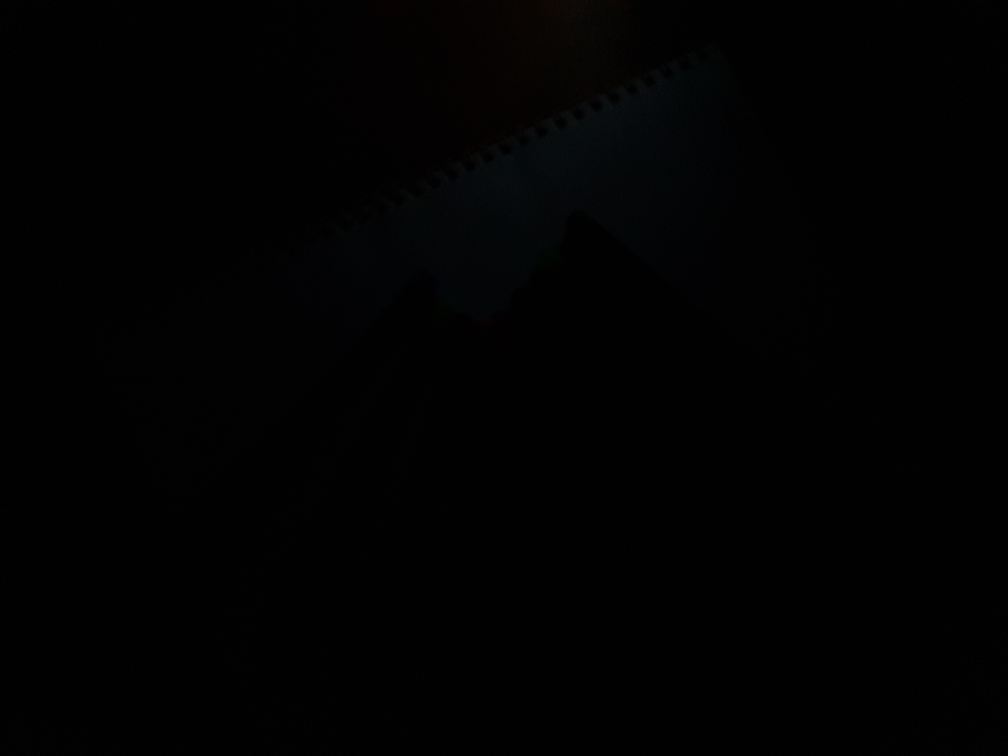
#> input picture shutter_speeds/1_16000.jpg, 4032 x 3024 px (shown at 1/4 size); the run also reads 1 picture not shown here
$ python shutterspeed.py
#> lines starting #> are read from the running program, lines starting #| are printed output that depends on the picture
# -*- coding: utf-8 -*-
"""
Created on Thu Oct  7 19:19:15 2021

@author: umeshika
"""
#import the libraries
from datetime import datetime
import numpy as np
from skimage.io import imread
import matplotlib.pyplot as plt

#The variable is create to get the starting time when the code is run
starttime=datetime.now()
#load the images
imgs = imread('1_16000.jpg')
#> imgs is the input picture: shape (3024, 4032, 3); mean R, G, B 1.7, 1.7, 1.8
imgs1 = imread('2_12000.jpg')
imgs2 = imread('3_2000.jpg')
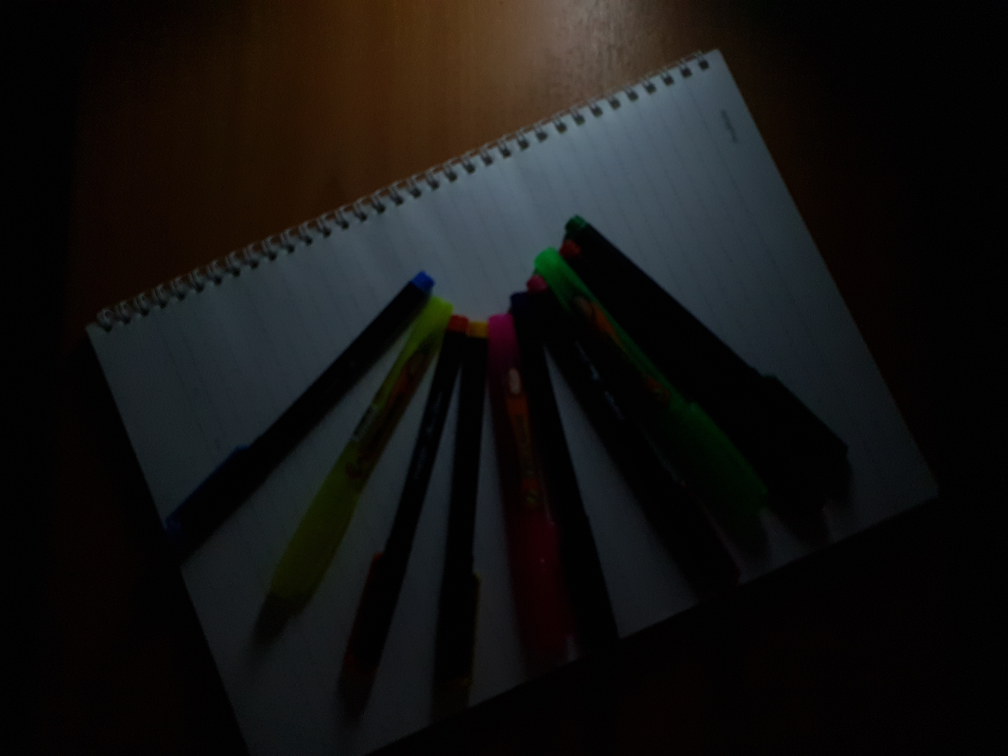
#> input picture shutter_speeds/3_2000.jpg, 4032 x 3024 px (shown at 1/4 size)
#> imgs2 is the input picture: shape (3024, 4032, 3); mean R, G, B 19.9, 19.1, 18
imgs3 = imread('4_1000.jpg')
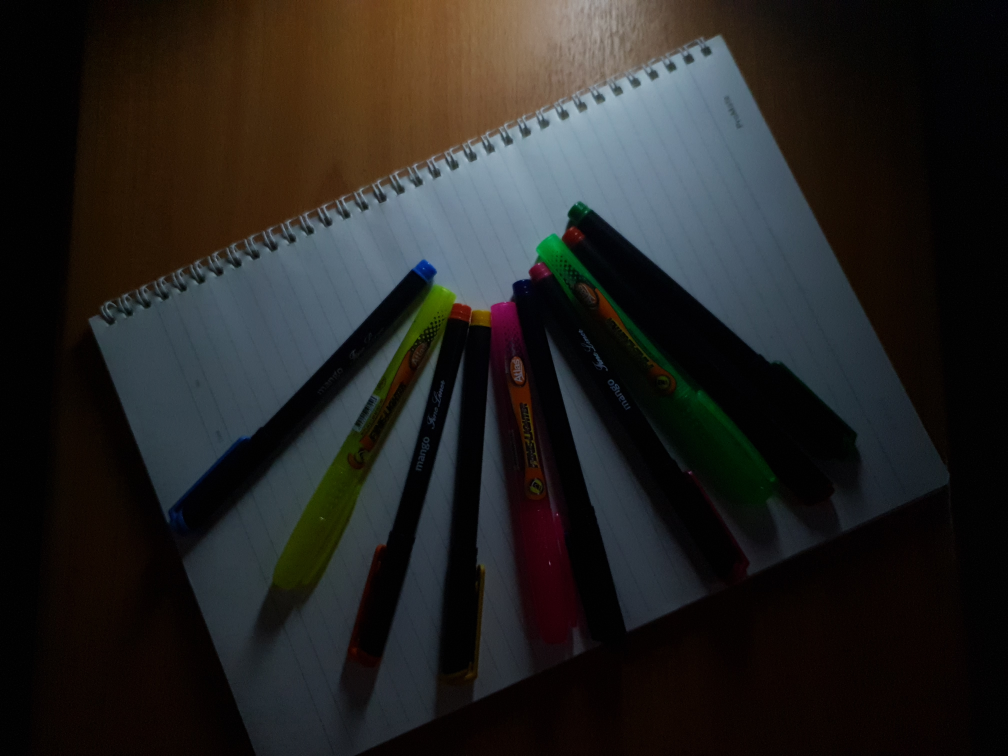
#> input picture shutter_speeds/4_1000.jpg, 4032 x 3024 px (shown at 1/4 size)
#> imgs3 is the input picture: shape (3024, 4032, 3); mean R, G, B 36.1, 34.9, 33.3
imgs4 = imread('5_500.jpg')
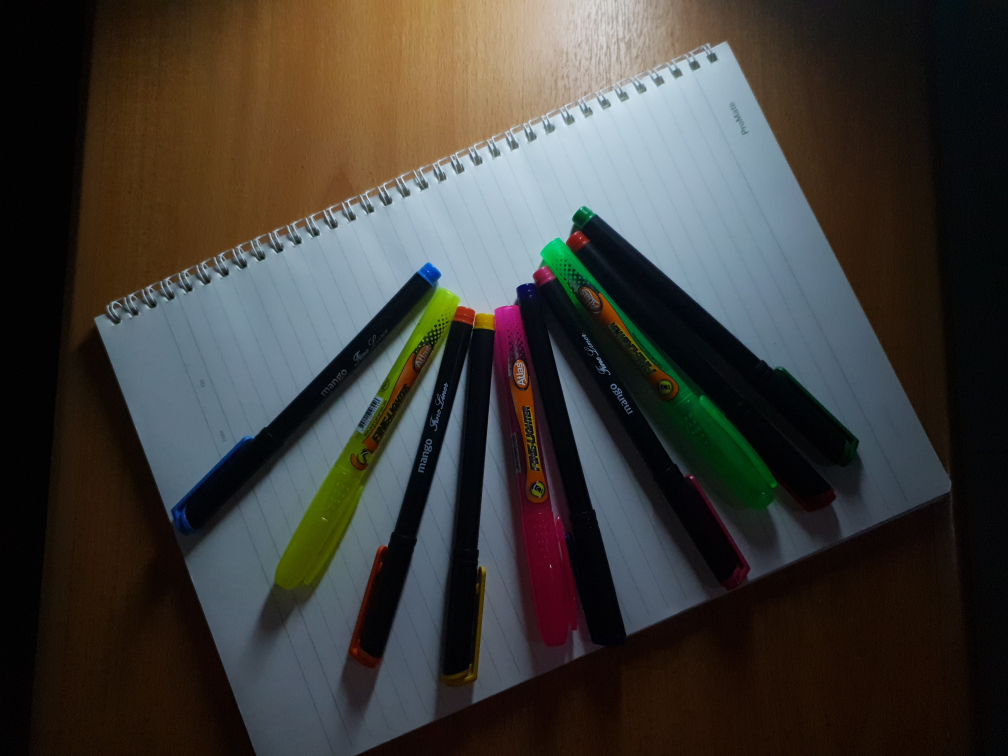
#> input picture shutter_speeds/5_500.jpg, 4032 x 3024 px (shown at 1/4 size)
#> imgs4 is the input picture: shape (3024, 4032, 3); mean R, G, B 62.8, 60.5, 56.3
imgs5 = imread('6_250.jpg')
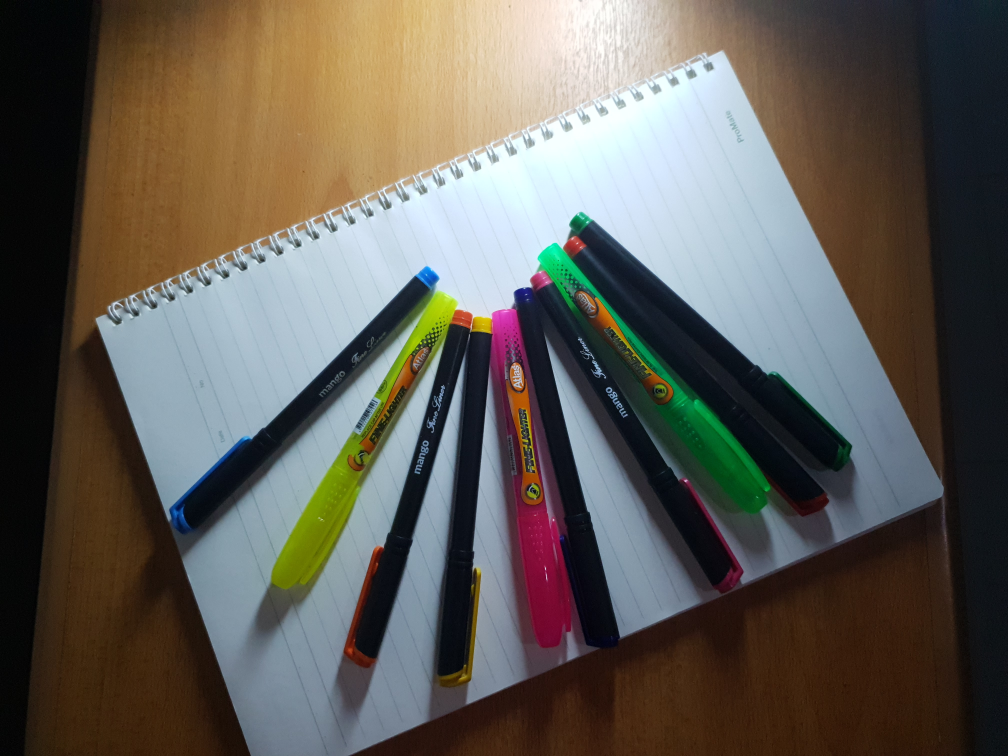
#> input picture shutter_speeds/6_250.jpg, 4032 x 3024 px (shown at 1/4 size)
#> imgs5 is the input picture: shape (3024, 4032, 3); mean R, G, B 97, 93.1, 86
#> (the run stopped early here; a loop or call above may not have finished)
